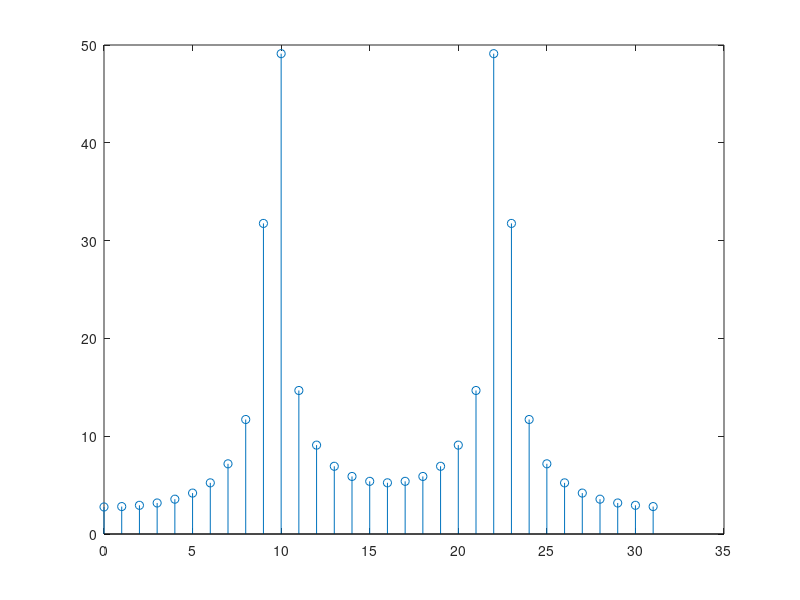

MATLAB code for this plot:
%2.1
n = [0:31];
fs=8000;
A=4;
fx = 2400;
xn = A*cos(2*pi*fx*n/fs);
DFTx = fft(xn);
figure
stem(n,abs(DFTx));
%hem incomplert la relacio de lapartat 5.4